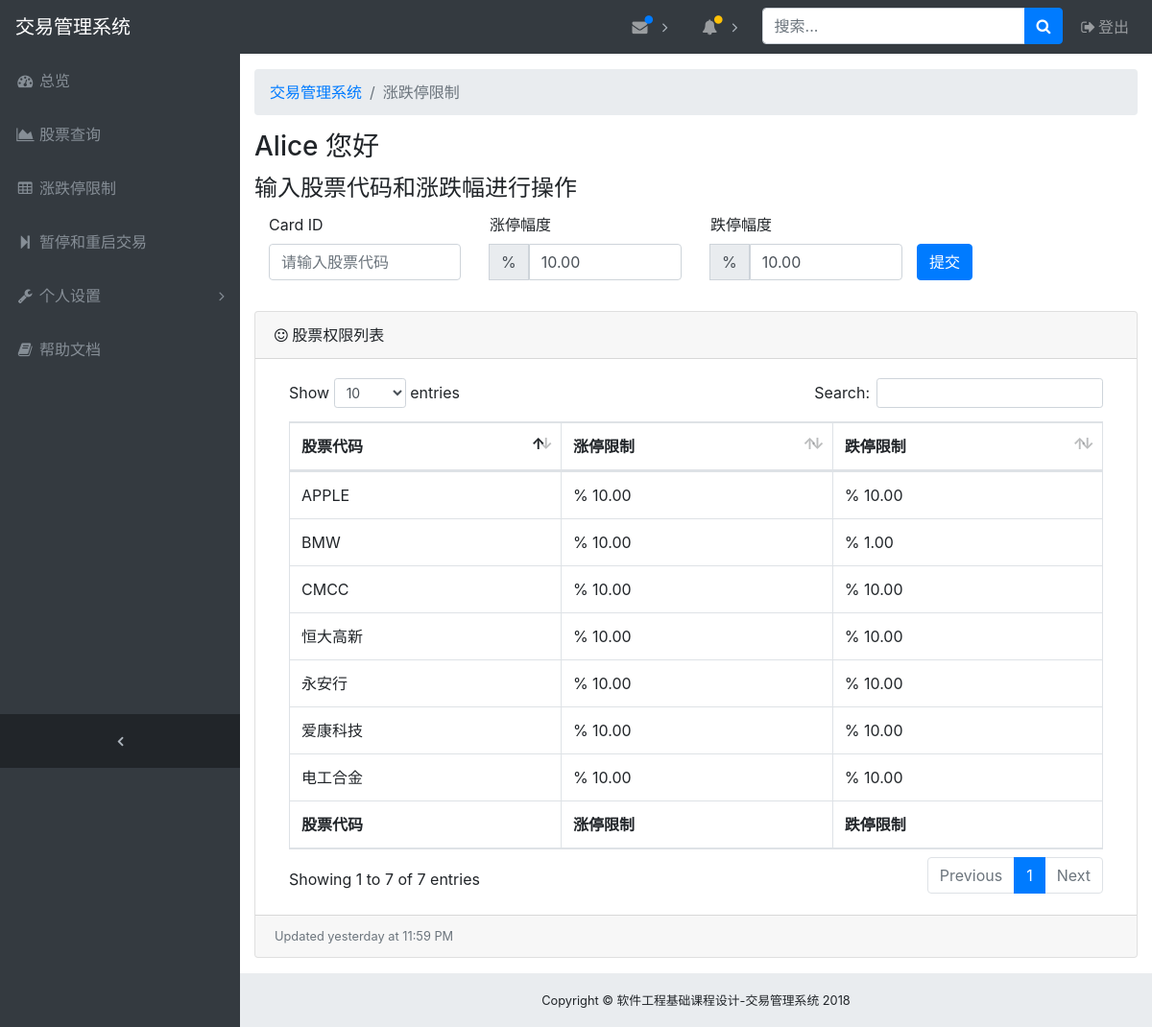
The page /confine (signed in) on the database as committed earlier.
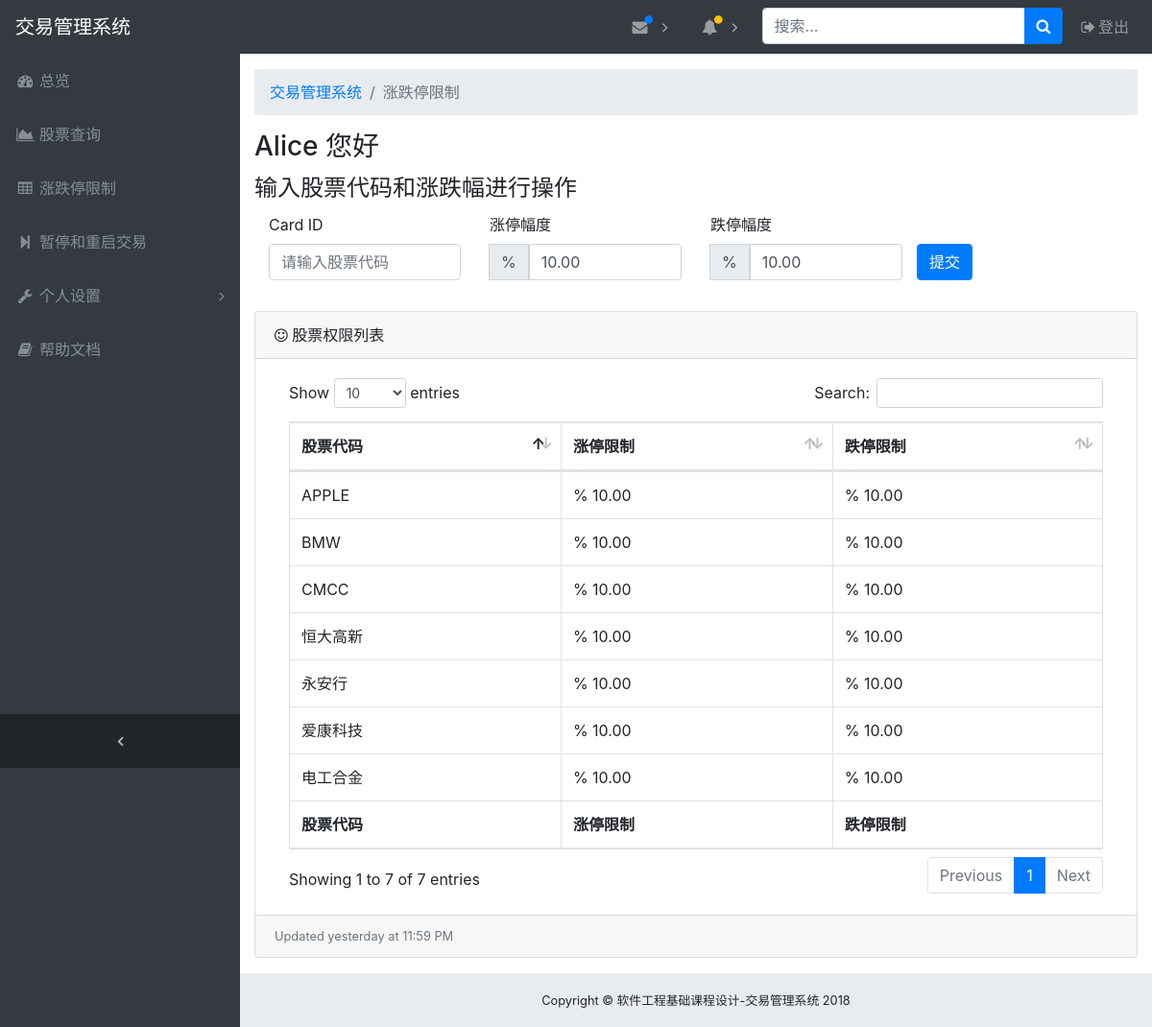
The same page on the database as committed later.
### app/models.py (models this page shows, shortened)
class Admin ( db.Model ):
    __tablename__ = "admin"
    id = db.Column ( db.String ( 32 ), primary_key=True )
    password_hash = db.Column ( db.String ( 32 ) )
    is_root = db.Column ( db.Boolean, default=False )
    def get_id(self):
        return self.id
    @property
    def password(self):
        raise AttributeError ( "Password unaccessible" )

class Stock ( db.Model ):
    __tablename__ = "stock"
    stock_inner_id = db.Column ( db.Integer, primary_key=True, autoincrement=True )
    stock_name = db.Column ( db.String ( 40 ), index=True )
    is_trading = db.Column ( db.Boolean, default=True )
    up_confine = db.Column ( db.DECIMAL ( 7, 2 ), default=10 )
    down_confine = db.Column ( db.DECIMAL ( 7, 2 ), default=10 )
    dirty = db.Column ( db.Boolean, default=False )

### app/views.py (the view, shortened to what this page needs)
@app.route ( '/confine', methods=['GET', 'POST'] )
@login_required
def confine():
    form = ConfineForm ()
    auth_list = None
    user_id = current_user.get_id ()
    auth_list = Auth.query.filter_by ( admin_id=user_id )
    stock_list = []
    for auth in auth_list:
        stock_list.append ( Stock.query.filter_by ( stock_name=auth.stock_id ).first () )
    return render_template ( "confine.html", username=current_user.get_id (), stock_list=stock_list, form=form )

### app/forms.py
class ConfineForm ( FlaskForm ):
    stock_name = StringField ( "stock_name", validators=[DataRequired ()] )
    down_confine = DecimalField ( "down_confine", validators=[DataRequired ()] )
    up_confine = DecimalField ( "up_confine", validators=[DataRequired ()] )

### app/views.py (called while the page is built)
@app.before_request
def before_request():
    g.user = current_user

@lm.user_loader
def load_user(id):
    return Admin.query.get ( id )

### app/templates/confine.html (shortened to what this page needs)
{% set current_page = "涨跌停限制" %}
{% extends 'base.html' %}
{% block body %}
<div class="row clearfix">
    <div class="container">
        <h3>{{username}} 您好</h3>
        <legend>输入股票代码和涨跌幅进行操作</legend>
        <div class="col-md-12 column">
            <form method="POST" action="{{url_for('confine')}}" class="form-horizontal">
                <fieldset>
                    <div class="form-group">
                        <div class="row clearfix">
                            <div class="col-md-3 column">
                                <label>Card ID</label>
                                <input type="text" class="form-control required"
                                       name="stock_name" maxlength="40" placeholder="请输入股票代码">
                            </div>
                            <div class="col-md-3 column">
                                <label>涨停幅度</label>
                                <div class="input-group mb-3">
                                    <div class="input-group-append">
                                        <span class="input-group-text">%</span>
                                    </div>
                                    <input type="text" class="form-control required"
                                           name="up_confine"
                                           value="10.00" maxlength="16">
                                </div>
                            </div>
                            <div class="col-md-3 column">
                                <label>跌停幅度</label>
                                <div class="input-group mb-3">
                                    <div class="input-group-append">
                                        <span class="input-group-text">%</span>
                                    </div>
                                    <input type="text" class="form-control required"
                                           name="down_confine"
                                           value="10.00" maxlength="16">
                                </div>
                            </div>
                            <div class="col-md-offset-10 column">
                                <label>&nbsp;</label>
                                <br>
                                <button type="submit" class="btn btn-primary">提交</button>
                            </div>
                        </div>
                    </div>
                </fieldset>
            </form>
        </div>
    </div>
</div>
<div class="card mb-3">
    <div class="card-header">
        <i class="fa fa-smile-o"></i> 股票权限列表
    </div>
    <div class="card-body">
        <div class="table-responsive">
            <table class="table table-bordered" id="dataTable" width="100%" cellspacing="0">
                <thead>
                <tr>
                    <th>股票代码</th>
                    <th>涨停限制</th>
                    <th>跌停限制</th>
                </tr>
                </thead>
                <tfoot>
                <tr>
                    <th>股票代码</th>
                    <th>涨停限制</th>
                    <th>跌停限制</th>
                </tr>
                </tfoot>
                <tbody>
                {% for row in stock_list %}
                <tr>
                    <td>{{ row.stock_name }}</td>
                    <td>% {{ row.up_confine }}</td>
                    <td>% {{ row.down_confine }}</td>
                </tr>
                {% endfor %}
                </tbody>
            </table>
        </div>
    </div>
    <div class="card-footer small text-muted">Updated yesterday at 11:59 PM</div>
</div>
{% endblock%}

### app/templates/base.html (shortened to what this page needs)
<!DOCTYPE html>
<html lang="en">
<head>
    <link href="../static/vendor/bootstrap/css/bootstrap.min.css" rel="stylesheet">
    <link href="../static/vendor/font-awesome/css/font-awesome.min.css" rel="stylesheet" type="text/css">
    <link href="../static/vendor/datatables/dataTables.bootstrap4.css" rel="stylesheet">
    <link href="../static/css/sb-admin.css" rel="stylesheet">
</head>
<body class="fixed-nav sticky-footer bg-dark" id="page-top">
<nav class="navbar navbar-expand-lg navbar-dark bg-dark fixed-top" id="mainNav">
    <a class="navbar-brand" href="index.html">交易管理系统</a>
    <div class="collapse navbar-collapse" id="navbarResponsive">
        <ul class="navbar-nav navbar-sidenav" id="exampleAccordion">
            <li class="nav-item" data-toggle="tooltip" data-placement="right" title="Dashboard">
                <a class="nav-link" href="index.html">
                    <i class="fa fa-fw fa-dashboard"></i>
                    <span class="nav-link-text">总览</span>
                </a>
            </li>
            <li class="nav-item" data-toggle="tooltip" data-placement="right" title="Charts">
                <a class="nav-link" href="query">
                    <i class="fa fa-fw fa-area-chart"></i>
                    <span class="nav-link-text">股票查询</span>
                </a>
            </li>
            <li class="nav-item" data-toggle="tooltip" data-placement="right" title="Tables">
                <a class="nav-link" href="confine">
                    <i class="fa fa-fw fa-table"></i>
                    <span class="nav-link-text">涨跌停限制</span>
                </a>
            </li>
            <li class="nav-item" data-toggle="tooltip" data-placement="right" title="Config">
                <a class="nav-link" href="/trading">
                    <i class="fa fa-fw fa-step-forward"></i>
                    <span class="nav-link-text">暂停和重启交易</span>
                </a>
            </li>
            <li class="nav-item" data-toggle="tooltip" data-placement="right" title="Menu Levels">
                <a class="nav-link nav-link-collapse collapsed" data-toggle="collapse" href="#collapseMulti"
                   data-parent="#exampleAccordion">
                    <i class="fa fa-fw fa-wrench"></i>
                    <span class="nav-link-text">个人设置</span>
                </a>
            </li>
            <li class="nav-item" data-toggle="tooltip" data-placement="right" title="Link">
                <a class="nav-link" href="/tutorial">
                    <i class="fa fa-fw fa-book"></i>
                    <span class="nav-link-text">帮助文档</span>
                </a>
            </li>
        </ul>
        <ul class="navbar-nav sidenav-toggler">
            <li class="nav-item">
                <a class="nav-link text-center" id="sidenavToggler">
                    <i class="fa fa-fw fa-angle-left"></i>
                </a>
            </li>
        </ul>
        <ul class="navbar-nav ml-auto">
            <li class="nav-item dropdown">
                <a class="nav-link dropdown-toggle mr-lg-2" id="messagesDropdown" href="#" data-toggle="dropdown"
                   aria-haspopup="true" aria-expanded="false">
                    <i class="fa fa-fw fa-envelope"></i>
                    <span class="indicator text-primary d-none d-lg-block">
              <i class="fa fa-fw fa-circle"></i>
            </span>
                </a>
            </li>
            <li class="nav-item dropdown">
                <a class="nav-link dropdown-toggle mr-lg-2" id="alertsDropdown" href="#" data-toggle="dropdown"
                   aria-haspopup="true" aria-expanded="false">
                    <i class="fa fa-fw fa-bell"></i>
                    <span class="indicator text-warning d-none d-lg-block">
              <i class="fa fa-fw fa-circle"></i>
            </span>
                </a>
            </li>
            <li class="nav-item">
                <form class="form-inline my-2 my-lg-0 mr-lg-2">
                    <div class="input-group">
                        <input class="form-control" type="text" placeholder="搜索...">
                        <span class="input-group-append">
                <button class="btn btn-primary" type="button">
                  <i class="fa fa-search"></i>
                </button>
              </span>
                    </div>
                </form>
            </li>
            <li class="nav-item">
                <a class="nav-link" data-toggle="modal" data-target="#exampleModal">
                    <i class="fa fa-fw fa-sign-out"></i>登出</a>
            </li>
        </ul>
    </div>
</nav>
<div class="content-wrapper">
    <div class="container-fluid">
        <ol class="breadcrumb">
            <li class="breadcrumb-item">
                <a href="#">交易管理系统</a>
            </li>
            <li class="breadcrumb-item active">{{current_page}}</li>
        </ol>
        {% block body %}
        {% endblock %}
    </div>
    <footer class="sticky-footer">
        <div class="container">
            <div class="text-center">
                <small>Copyright © 软件工程基础课程设计-交易管理系统 2018</small>
            </div>
        </div>
    </footer>
</div>
</body>
</html>

### app/static/css/sb-admin.css (style rules this page uses)
html { position: relative; min-height: 100%; }
body { overflow-x: hidden; }
body.sticky-footer { margin-bottom: 56px; }
body.sticky-footer .content-wrapper { min-height: calc(100vh - 56px - 56px); }
body.fixed-nav { padding-top: 56px; }
.content-wrapper { min-height: calc(100vh - 56px); padding-top: 1rem; }
#mainNav .navbar-collapse { overflow: auto; max-height: 75vh; }
#mainNav .navbar-collapse .navbar-nav .nav-item .nav-link { cursor: pointer; }
#mainNav .navbar-collapse .navbar-sidenav .nav-link-collapse:after { float: right; content: '\f107'; font-family: 'FontAwesome'; }
#mainNav .navbar-collapse .navbar-sidenav .nav-link-collapse.collapsed:after { content: '\f105'; }
#mainNav .navbar-collapse .sidenav-toggler { display: none; }
#mainNav .navbar-collapse .navbar-nav > .nav-item.dropdown > .nav-link { position: relative; min-width: 45px; }
#mainNav .navbar-collapse .navbar-nav > .nav-item.dropdown > .nav-link:after { float: right; width: auto; content: '\f105'; border: none; font-family: 'FontAwesome'; }
#mainNav .navbar-collapse .navbar-nav > .nav-item.dropdown > .nav-link .indicator { position: absolute; top: 5px; left: 21px; font-size: 10px; }
@media (min-width: 992px) { #mainNav .navbar-brand { width: 250px; } }
@media (min-width: 992px) { #mainNav .navbar-collapse { overflow: visible; max-height: none; } }
@media (min-width: 992px) { #mainNav .navbar-collapse .navbar-sidenav { position: absolute; top: 0; left: 0; -webkit-flex-direction: column; -ms-flex-direction: column; flex-direction: column; margin-top: 56px; } }
@media (min-width: 992px) { #mainNav .navbar-collapse .navbar-sidenav > .nav-item { width: 250px; padding: 0; } }
@media (min-width: 992px) { #mainNav .navbar-collapse .navbar-sidenav > .nav-item > .nav-link { padding: 1em; } }
@media (min-width: 992px) { #mainNav .navbar-collapse .navbar-nav > .nav-item.dropdown > .nav-link { min-width: 0; } }
@media (min-width: 992px) { #mainNav .navbar-collapse .navbar-nav > .nav-item.dropdown > .nav-link:after { width: 24px; text-align: center; } }
#mainNav.fixed-top .sidenav-toggler { display: none; }
@media (min-width: 992px) { #mainNav.fixed-top .navbar-sidenav { height: calc(100vh - 112px); } }
@media (min-width: 992px) { #mainNav.fixed-top .sidenav-toggler { position: absolute; top: 0; left: 0; display: flex; -webkit-flex-direction: column; -ms-flex-direction: column; flex-direction: column; margin-top: calc(100vh - 56px); } }
@media (min-width: 992px) { #mainNav.fixed-top .sidenav-toggler > .nav-item { width: 250px; padding: 0; } }
@media (min-width: 992px) { #mainNav.fixed-top .sidenav-toggler > .nav-item > .nav-link { padding: 1em; } }
#mainNav.fixed-top.navbar-dark .sidenav-toggler { background-color: #212529; }
#mainNav.fixed-top.navbar-dark .sidenav-toggler a i { color: #adb5bd; }
.content-wrapper { overflow-x: hidden; background: white; }
@media (min-width: 992px) { .content-wrapper { margin-left: 250px; } }
#sidenavToggler i { font-weight: 800; }
#mainNav.navbar-dark .navbar-collapse .navbar-sidenav .nav-link-collapse:after { color: #868e96; }
#mainNav.navbar-dark .navbar-collapse .navbar-sidenav > .nav-item > .nav-link { color: #868e96; }
#mainNav.navbar-dark .navbar-collapse .navbar-nav > .nav-item.dropdown > .nav-link:after { color: #adb5bd; }
@media (min-width: 992px) { #mainNav.navbar-dark .navbar-collapse .navbar-sidenav { background: #343a40; } }
footer.sticky-footer { position: absolute; right: 0; bottom: 0; width: 100%; height: 56px; background-color: #e9ecef; line-height: 55px; }
@media (min-width: 992px) { footer.sticky-footer { width: calc(100% - 250px); } }

Rows that differ between the two databases and show on the page:
changed Stock "BMW": down_confine "1.00" → "10.00"
